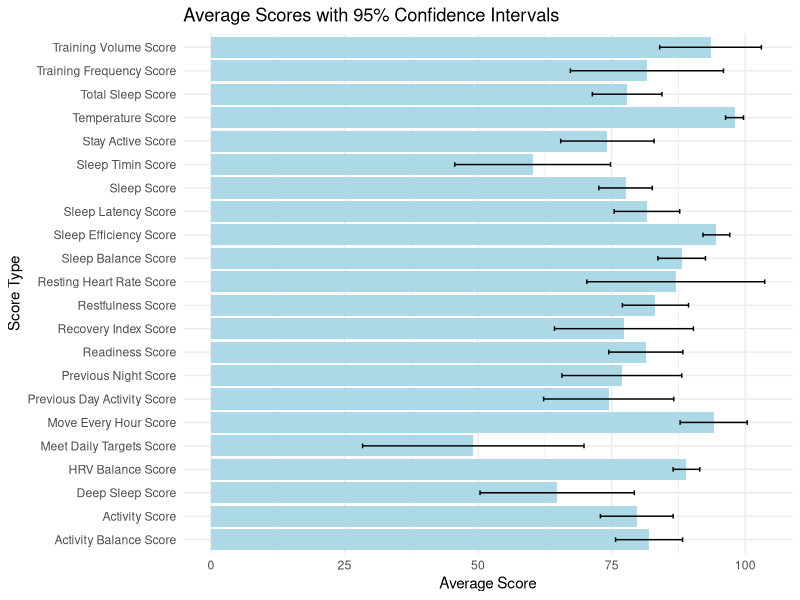

Reproduce this figure in R.
## ---- chunk 1
library(tidyverse)
## ---- chunk 2
data <- read_csv("../samples/oura.csv", na = c("None", ""))
## ---- chunk 3
# Calculate mean and confidence intervals
score_summary <- data %>% 
  pivot_longer(cols = c(`Restfulness Score`,`Readiness Score`,`Sleep Timin Score`,`Sleep Efficiency Score`,`Sleep Score`,`Activity Balance Score`,`Training Volume Score`,`Move Every Hour Score`,`Stay Active Score`,`Meet Daily Targets Score`,`Temperature Score`,`Total Sleep Score`,`Previous Day Activity Score`,`Resting Heart Rate Score`,`Training Frequency Score`,`Sleep Latency Score`,`Sleep Balance Score`,`Activity Score`,`HRV Balance Score`,`Previous Night Score`,`Recovery Index Score`,`Deep Sleep Score`), names_to = "Score_Type", values_to = "Score") %>%
  group_by(Score_Type) %>%
  summarize(
    mean_score = mean(Score, na.rm = TRUE),
    ci = qt(0.975, df = n()-1) * sd(Score, na.rm = TRUE) / sqrt(n())
  )

# Plot averages with error bars
ggplot(score_summary, aes(x = Score_Type, y = mean_score)) +
  geom_col(fill = "lightblue") +
  geom_errorbar(aes(ymin = mean_score - ci, ymax = mean_score + ci), width = 0.2) +
  labs(title = "Average Scores with 95% Confidence Intervals",
       x = "Score Type",
       y = "Average Score") +
  theme_minimal() +
  coord_flip()
